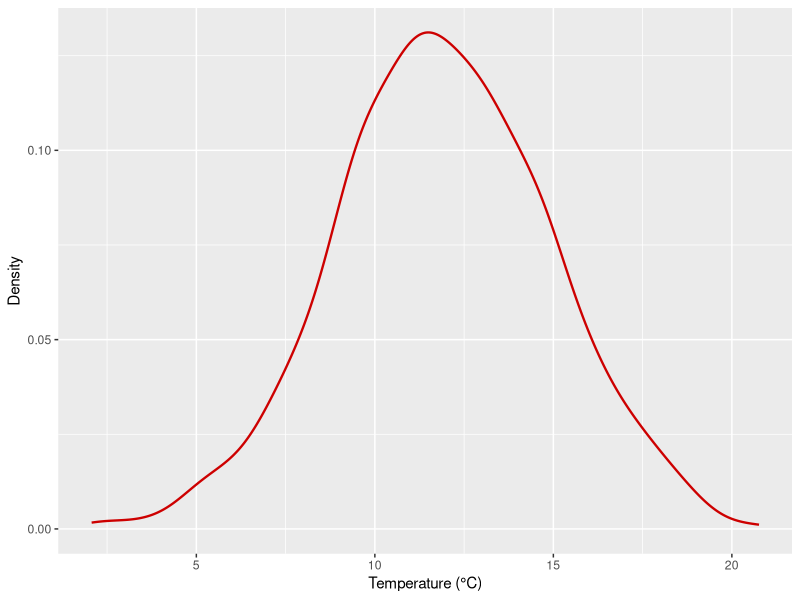
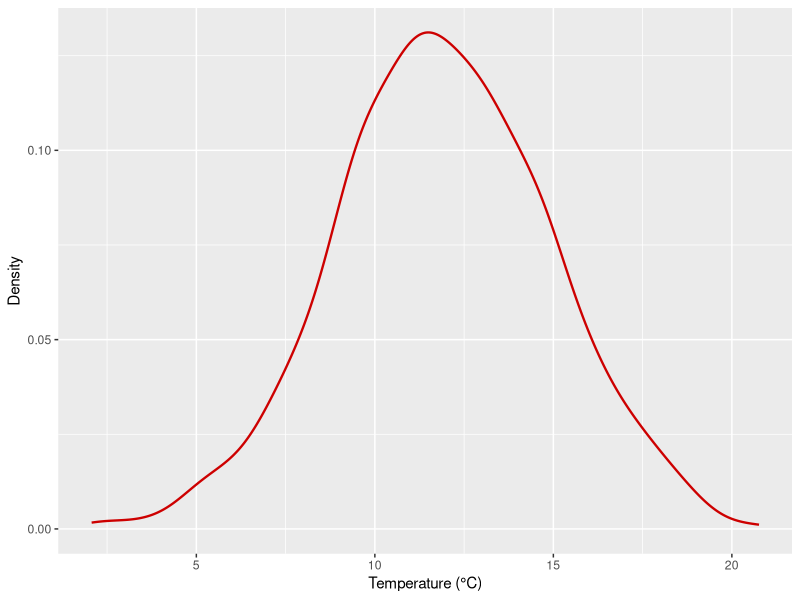

R code for these plots, in order:
library(tidyverse)

distr <- data.frame(temp = rnorm(1000, mean = 12, sd = 3))
ggplot(data = distr, aes(x = temp)) +
  geom_density(size = 0.8, colour = "red3") +
  xlab("Temperature (°C)") + ylab("Density")
ggsave(filename = "data/unimodel_distribution.jpg", width = 6, height = 3)
